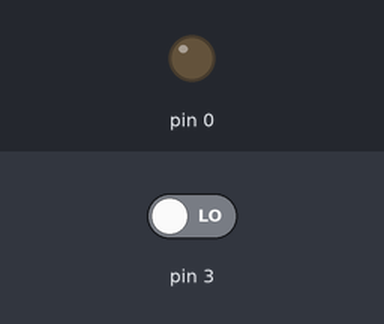
This sketch was run on a simulated Arduino Uno, built with avr-gcc and run on an emulated ATmega328P. Parts: output pins drawn as LEDs (lit = HIGH). The test bench sets the inputs (shaded band); at power-on: pin 3 LOW.

Above: at 1.2 s.
1.3 s: pin 3 driven HIGH
At 2.2 s:
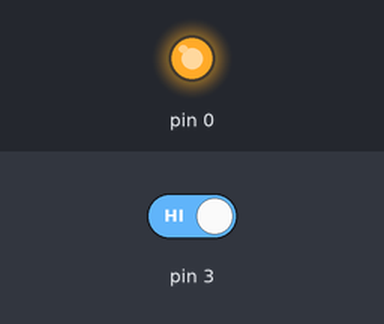
2.8 s: pin 3 driven LOW
At 3.4 s:
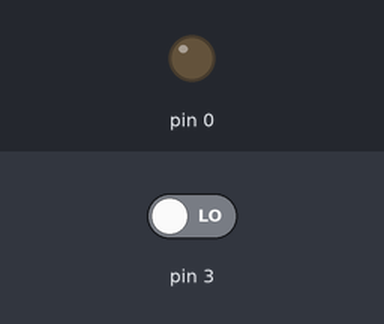
Timing chart, 0 to 5.8 s (numbered marks = the images above; inputs shaded):
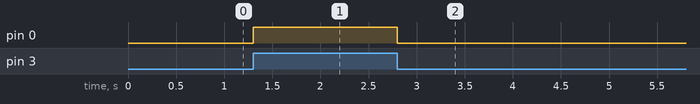

The sketch:

slave_transcriber.ino
```cpp
/*
  Code for the ATTiny24a

  Calibrate, then wait for a Jargon of Universal Serial Trash
  Interface Ngahhh! signal. Upon signal, move the stepper motor
  the specified amount, assuming it does not put you over the
  limit.
 */

/* CHANGE THIS WHEN UPLOADING TO DIFFERENT DEVICES */
const int ADDRESS = 3;
/* CHANGE THIS WHEN UPLOADING TO DIFFERENT DEVICES */

const int CHAN0 = 1;
const int CHAN1 = 2;
const int FLAG = 3;
const int DATA = A4;

const int limitSwitch = 9;

//int location; //current position, between 0 and maxSteps
byte prevFlag; //last value of FLAG


void setup() {
  pinMode(0, OUTPUT);
}


void loop() {
  digitalWrite(0, digitalRead(3));
}
```

Measured:
- after the input at 1.3 s, pin 0: LOW → HIGH at once
- after the input at 2.8 s, pin 0: HIGH → LOW at once
